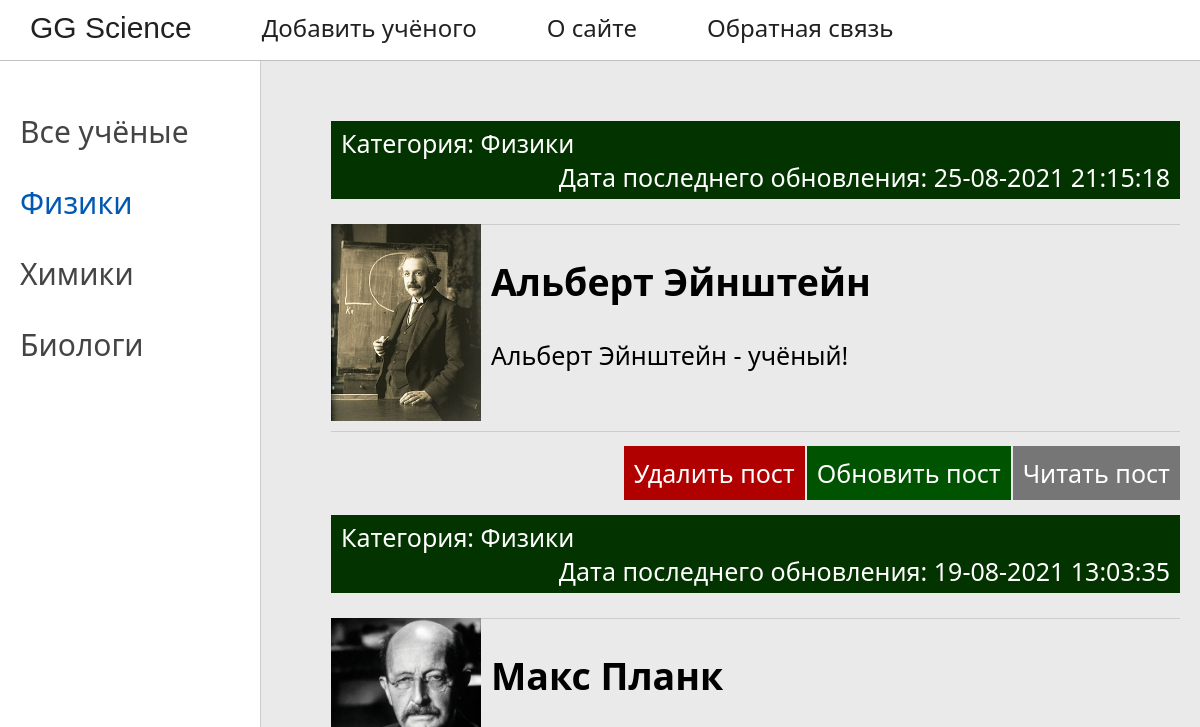
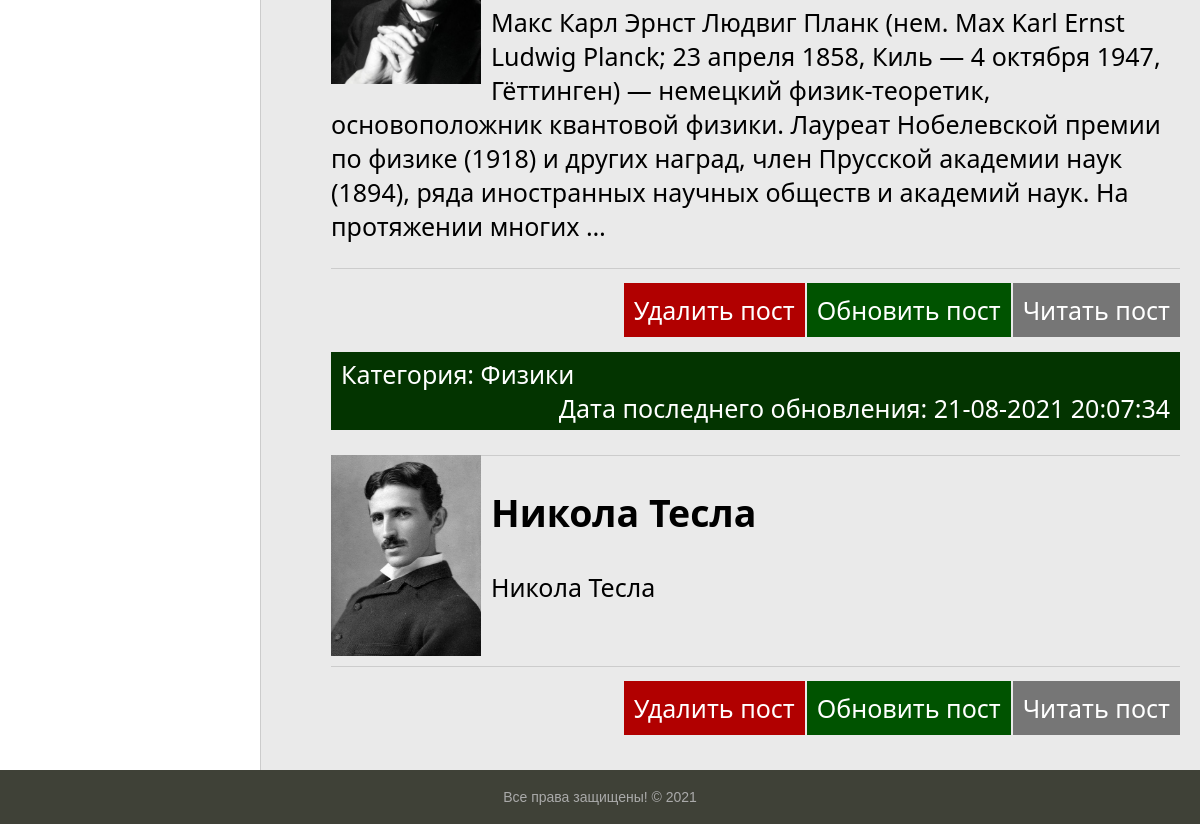
The app's page /category/phisiki/, older data (2 pictures, top to bottom).
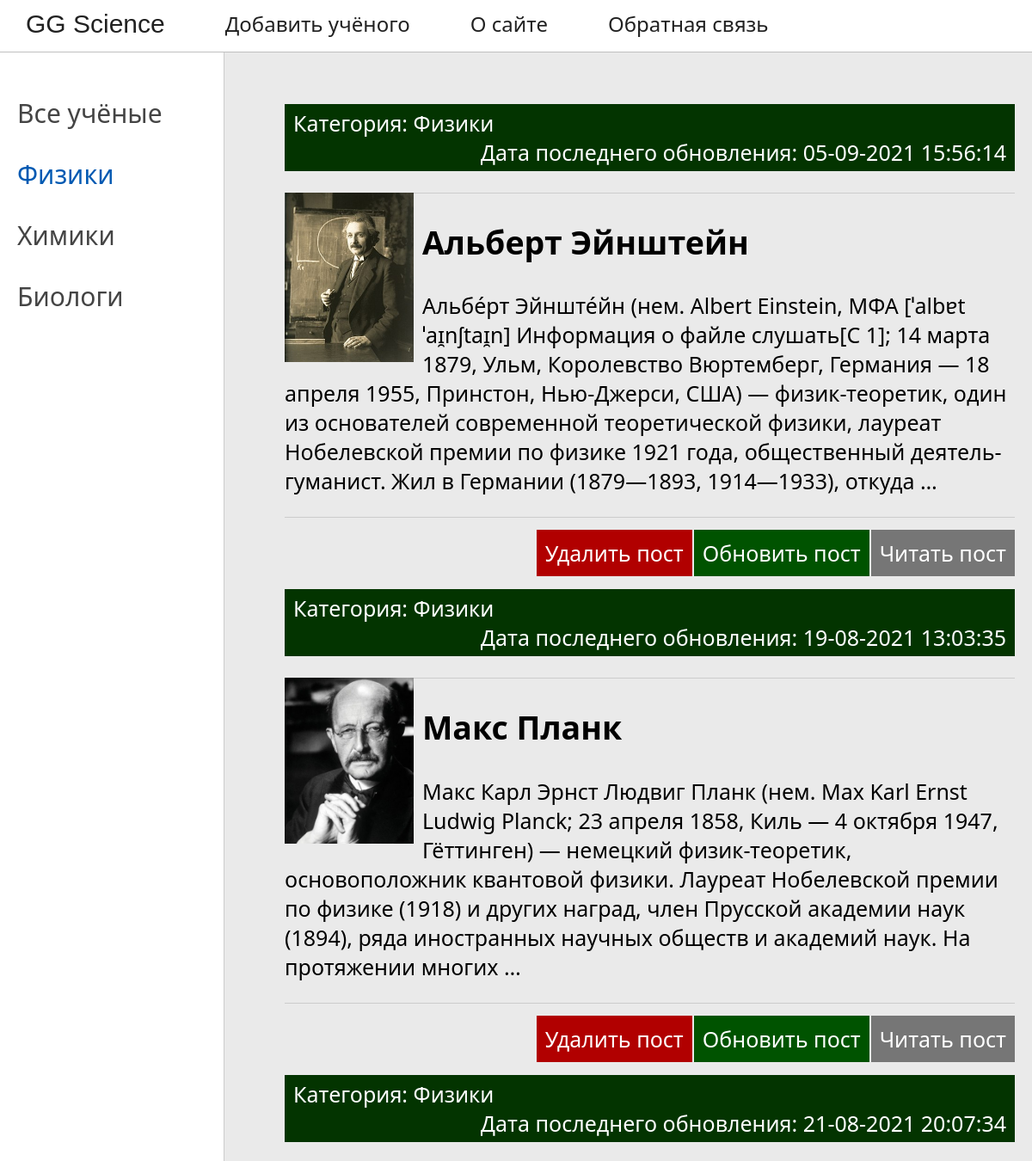
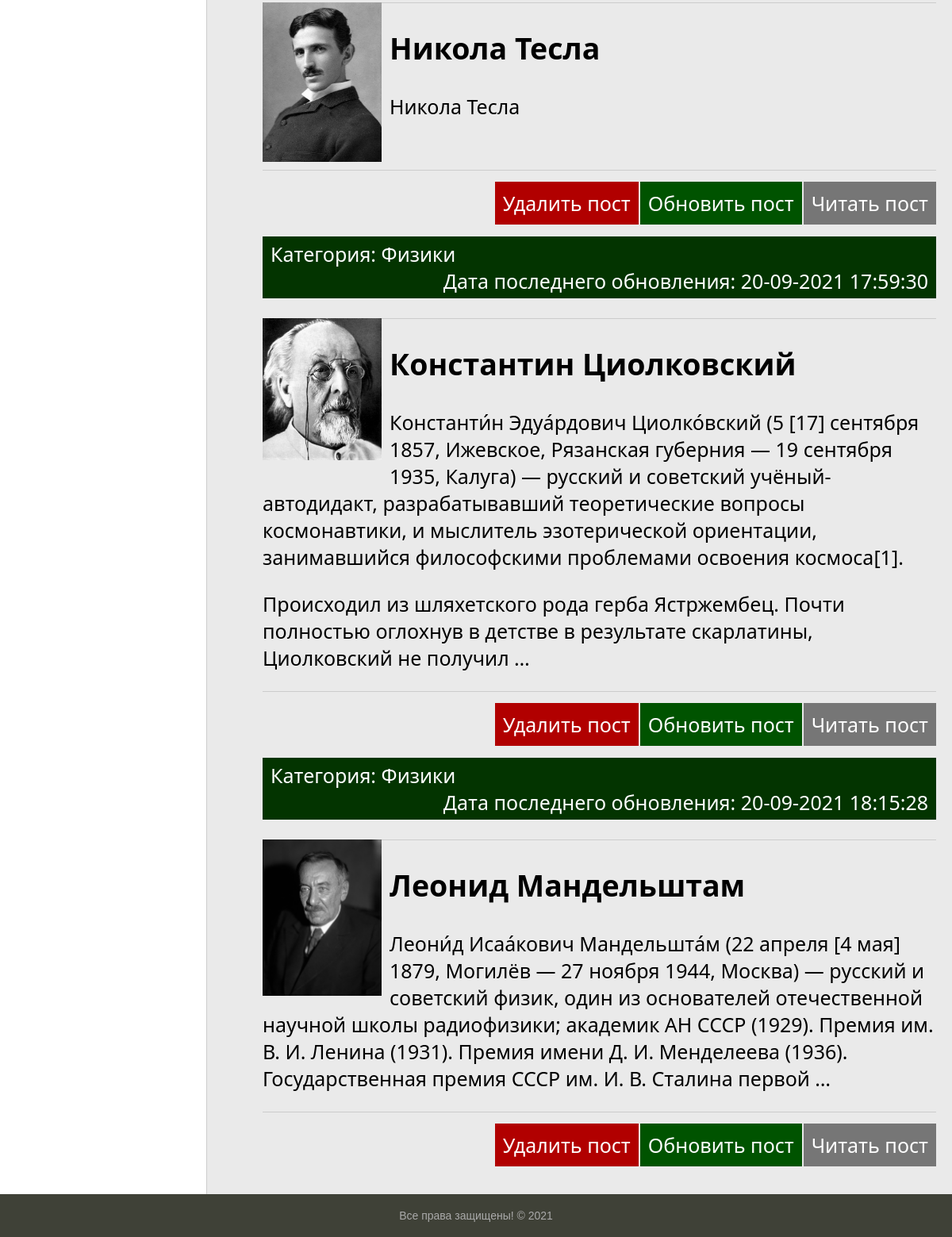
The same page, newer data (2 pictures, top to bottom).
### Scientists/models.py (models this page shows, shortened)
class Category(models.Model):
    name = models.CharField(max_length=255, db_index=True, verbose_name='Название категории')
    slug = models.SlugField(max_length=255, unique=True, db_index=True, verbose_name='URL')
    class Meta:
        verbose_name = 'Категория'
        verbose_name_plural = 'Категории'
    def get_absolute_url(self):
        return reverse('category', kwargs={'slug_name': self.slug})

class Scientists(models.Model):
    title = models.CharField(max_length=255, verbose_name="Заголовок")
    content = models.TextField(blank=True, verbose_name="Текст статьи")
    slug = models.SlugField(max_length=255, unique=True, db_index=True, verbose_name='URL')
    photo = models.ImageField(upload_to="%photos/%Y/%m/%d", verbose_name="Фотокарточка в досье")
    time_create = models.DateTimeField(auto_now_add=True, verbose_name="Создание")
    time_update = models.DateTimeField(auto_now=True, verbose_name="Дата изменения")
    is_published = models.BooleanField(default=True, verbose_name="Публикация")
    cat = models.ForeignKey('Category', on_delete=models.PROTECT, verbose_name="Категория", related_name='get_posts')
    class Meta:
        verbose_name = 'Учёный'
        verbose_name_plural = 'Ученые'
        ordering = ['time_create']
    def get_absolute_url(self):
        return reverse('showpost', kwargs={'slug_name': self.slug})

### Scientists/views.py (the view)
# urls.py: path('category/<slug:slug_name>/', ShowCategory.as_view(), name='category_science'),
class ShowCategory(Mixin, ListView):
    model = Scientists
    context_object_name = 'posts'
    template_name = 'Scientists/home.html'
    def get_context_data(self, *, object_list=None, **kwargs):
        context = super().get_context_data(**kwargs)
        cat = Category.objects.get(slug=self.kwargs['slug_name'])
        new_context = self.get_user_context(**kwargs, title=cat.name, selected=cat.id)
        return {**context, **new_context}
    def get_queryset(self):
        return Scientists.objects.filter(cat__slug=self.kwargs['slug_name'], is_published=True).select_related('cat')

### Scientists/templatetags/Scientists_tags.py (called while the page is built)
@register.inclusion_tag(takes_context=True, filename="Scientists/menu.html")
def menu(context):
    menu = [
            {'title': 'О сайте', 'url_name': 'about'},
            {'title': 'Обратная связь', 'url_name': 'contact'},
            ]
    context["menu"] = menu
    return context

### Scientists/utils.py (called while the page is built)
    def get_user_context(self, **kwargs):
        context = kwargs
        register = self.request.user.is_authenticated
        cats = Category.objects.all()
        context['cats'] = cats
        return context

### Scientists/templates/Scientists/home.html (shortened to what this page needs)
{% extends 'Scientists/base.html' %}
{% block content %}
<ul class="list-articles">
    {% for p in posts %}
    {% if p.is_published %}
    <li>
        <div class="article-panel">
            <p class="first">Категория: {{p.cat.name}}</p>
            <p class="last">Дата последнего обновления: {{p.time_update|date:"d-m-Y H:i:s"}}</p>
        </div>
        {% if p.photo %}
        <p><img class="img-article-left thumb" src="{{ p.photo.url }}">
            {% endif %}
    <li><h2>{{p.title}}</h2>
        {% autoescape on %}
        {{p.content|linebreaks|truncatewords:50}}
        {% endautoescape %}
        <div class="actions-post">
            <p class="link-delete-post"><a href="{% url 'delete' p.slug %}">Удалить пост</a></p>
            <p class="link-update-post"><a href="{% url 'update' p.slug %}">Обновить пост</a></p>
            <p class="link-read-post"><a href="{{ p.get_absolute_url }}">Читать пост</a></p>
        </div>
    </li>
    {% endif %}
    {% endfor %}
</ul>
{% endblock %}

### Scientists/templates/Scientists/base.html (shortened to what this page needs)
{% extends 'main/main_base.html' %}
{% load static %}
{% load Scientists_tags %}
{% block left-list %}
<td valign="top" class="left-chapters">
    <ul id="leftchapters">
        {% if selected == 0 %}
        <li class="selected">Все учёные</li>
        {% else %}
        <li><a href="{% url 'home' %}">Все учёные</a></li>
        {% endif %}
        {% for cat in cats %}
        {% if selected == cat.id %}
        <li class="selected">{{cat.name}}
        <li>
            {% else %}
        <li><a href="{{ cat.get_absolute_url }}">{{cat.name}}</a></li>
        {% endif %}
        {% endfor %}
    </ul>
</td>
{% endblock %}
{% block mainmenu %}
		<div class="header">
			<ul id="mainmenu" class="mainmenu">
        <li><a href="{% url 'home' %}" class="GG_Science">GG Science</a></li>
                <li><a href="{% url 'addpage' %}">Добавить учёного</a></li>
        {% menu %}
			</ul>
		</div>
{% endblock %}

### templates/main/main_base.html (shortened to what this page needs)
{% load static %}
{% load Scientists_tags %}
<!DOCTYPE html>
<html>
<head>
	<link type="text/css" href="{% static 'Scientists/css/styles.css' %}" rel="stylesheet" />
</head>
<body>
<table class="table-page" border=0 cellpadding="0" cellspacing="0">
<tr><td valign=top>
{% block mainmenu %}
{% endblock mainmenu %}
<table class="table-content" border=0 cellpadding="0" cellspacing="0">
<tr>
    {% block left-list %}
    {% endblock %}
<td valign="top" class="content">
	<div class="content-text">
{% block content %}
{% endblock %}
			</div>
</tr></table>
</td></tr>
<tr><td valign=top>
	<div id="footer">
		<p>Все права защищены!	&copy; 2021 </p>
	</div>
</td></tr></table>
</body>
</html>

### Scientists/templates/Scientists/menu.html (shortened to what this page needs)
{% for m in menu %}
			<li><a href="{% url m.url_name %}">{{m.title}}</a></li>
{% endfor %}

### Scientists/static/Scientists/css/styles.css (style rules this page uses)
html, body { font-family: 'Arial'; margin: 0; padding: 0; height: 100%; width: 100%; color: #444; }
a { color: #0059b2; text-decoration: none; }
img { max-width: 600px; height: auto; }
img.img-article-left { max-width: 300px; height: auto; float: left; padding: 0 10px 10px 0; }
img.img-article-left.thumb { max-width: 150px; height: auto; }
p.link-read-post { text-align: right; }
.actions-post { overflow: hidden; display: flex; float: right; }
p.link-read-post a { padding: 10px; min-width: 100px; background: #767676; color: #fff; text-decoration: none; }
p.link-update-post { text-align: right; }
p.link-update-post a { margin-right: 2px; padding: 10px; min-width: 100px; background: #005300; color: #fff; text-decoration: none; }
p.link-delete-post { text-align: right; }
p.link-delete-post a { margin-right: 2px; padding: 10px; min-width: 100px; background: #b10000; color: #fff; text-decoration: none; }
div.article-panel { width: 100%; background: #033400; padding: 5px 10px 5px 10px; box-sizing: border-box; overflow: hidden; color: #555; }
div .article-panel p { overflow: hidden; }
div.article-panel p.first { padding-right: 20px; color: #ffffff; margin: 0; float: left; }
div.article-panel p.last { color: #ffffff; margin: 0; float: right; }
ul.list-articles { list-style: none; margin: 0; padding: 0; }
ul.list-articles li { border-bottom: 1px solid #ccc; }
.table-page { width: 100%; height: 100%; vertical-align: top; }
.table-page tr { height: 100%; }
.header { background: #ffffff; height: 60px; border-bottom: silver solid 1px; }
ul.mainmenu { font-family: "Segoe UI"; font-size: 24px; list-style: none; margin: 0; padding: 0; height: 60px; color: #212121; overflow: hidden; position: relative; top: -7.5px; }
ul.mainmenu li { float: left; margin: 18px 40px 0 30px; }
ul.mainmenu li a { color: #212121; text-decoration: none; }
.table-content { width: 100%; min-height: 100%; height: 100%; }
.left-chapters { margin: 0; background: #ffffff; border-right: 1px solid #ccc; min-height: 100%; }
.left-chapters ul { width: 230px; min-height: 100%; margin: 0; padding: 20px 10px 10px 20px; list-style: none; font-size: 20px; }
.left-chapters ul li { font-size: 30px; font-family: "Segoe UI"; margin: 30px 0 0 0; color: #999; }
.left-chapters ul li.selected { color: #0059b2; }
.left-chapters ul li a { color: #444; text-decoration: none; }
.content { background-color: #eaeaea; padding: 0px 20px 20px 40px; width: 100%; box-sizing: border-box; }
.content-text { margin: 60px 0 0 30px; color: #000; font-size: 25px; font-family: "Segoe UI", Sans-serif; }
#footer { box-sizing: border-box; background: #3F4137; padding: 5px; color: #aaa; font-size: 14px; font-family: Verdana, Geneva, Arial, Helvetica; text-align: center; overflow: hidden; }
.GG_Science { font-family: Sans-serif; font-size: 30px; position: relative; }

Row changes from the older to the newer data that the page shows:
changed Scientists "Альберт Эйнштейн": time_update "25-08-2021 21:15:18" → "05-09-2021 15:56:14"; content "Альберт Эйнштейн - учёный!" → "Альбе́рт Эйнште́йн (нем. Albert Einstein, МФА [ˈalbɐt ˈaɪ̯nʃtaɪ̯n] Информация о файле слушать[C 1]; 14 марта 1879, Ульм, Королевство Вюртемберг, Германия — 18 апреля 1955, Принстон, Нью-Джерси, США) — физик-теоретик, один из основателей современной теоретической физики, лауреат Нобелевской премии по физике 1921 года, общественный деятель-гуманист. Жил в Германии (1879—1893, 1914—1933), откуда …"
added Scientists: cat.name "Физики", time_update "20-09-2021 17:59:30", photo (picture), title "Константин Циолковский", content "Константи́н Эдуа́рдович Циолко́вский (5 [17] сентября 1857, Ижевское, Рязанская губерния — 19 сентября 1935, Калуга) — русский и советский учёный-автодидакт, разрабатывавший теоретические вопросы космонавтики, и мыслитель эзотерической ориентации, занимавшийся философскими проблемами освоения космоса[1]. Происходил из шляхетского рода герба Ястржембец. Почти полностью оглохнув в детстве в результате скарлатины, Циолковский не получил …"
added Scientists: cat.name "Физики", time_update "20-09-2021 18:15:28", photo (picture), title "Леонид Мандельштам", content "Леони́д Исаа́кович Мандельшта́м (22 апреля [4 мая] 1879, Могилёв — 27 ноября 1944, Москва) — русский и советский физик, один из основателей отечественной научной школы радиофизики; академик АН СССР (1929). Премия им. В. И. Ленина (1931). Премия имени Д. И. Менделеева (1936). Государственная премия СССР им. И. В. Сталина первой …"
